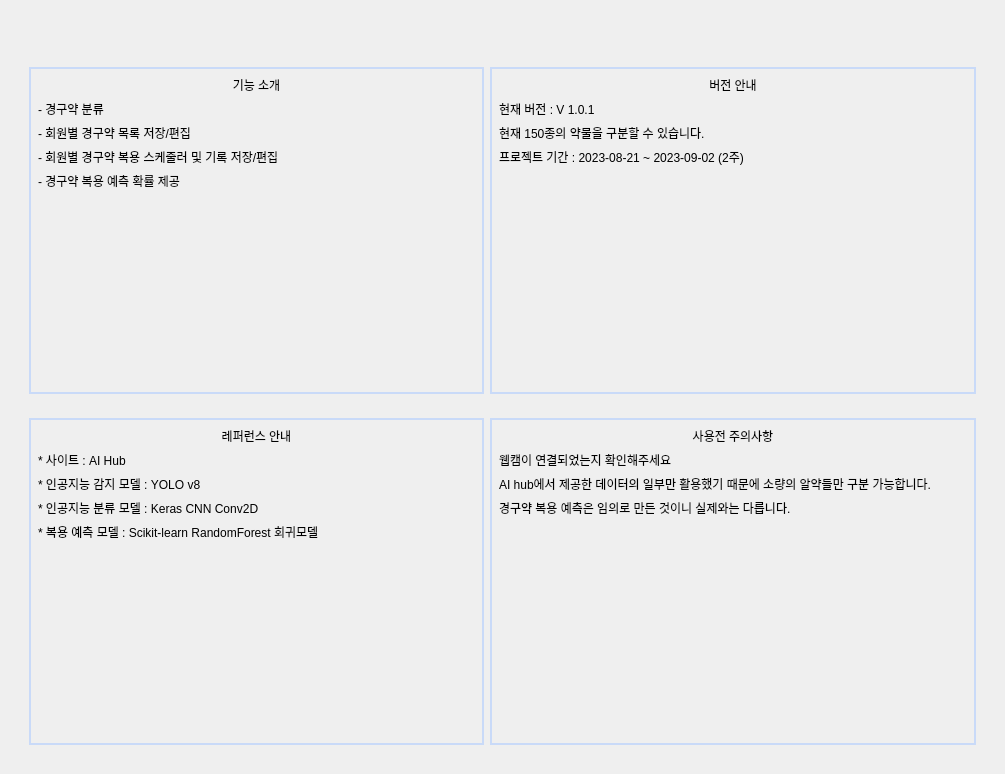
<?xml version="1.0" encoding="UTF-8"?>
<ui version="4.0">
 <class>Form_Home</class>
 <widget class="QWidget" name="Form_Home">
  <property name="geometry">
   <rect>
    <x>0</x>
    <y>0</y>
    <width>1005</width>
    <height>774</height>
   </rect>
  </property>
  <property name="sizePolicy">
   <sizepolicy hsizetype="Fixed" vsizetype="Fixed">
    <horstretch>0</horstretch>
    <verstretch>0</verstretch>
   </sizepolicy>
  </property>
  <property name="windowTitle">
   <string>Form</string>
  </property>
  <property name="styleSheet">
   <string notr="true">#label_camera{
	background-color: #555555;
}
#label_title, #label_title_banner{
	font: bold 16pt &quot;맑은 고딕&quot;;
}

#label_status {
	font: bold 14pt &quot;맑은 고딕&quot;;
}

#label_subtitle_1, #label_subtitle_2, #label_subtitle_3, #label_subtitle_4{
	font: bold 14pt &quot;맑은 고딕&quot;;
}
#widget_subtitle_1, #widget_subtitle_2,#widget_subtitle_3, #widget_subtitle_4{
	border: 2px solid #C9DAF8;
}</string>
  </property>
  <layout class="QVBoxLayout" name="verticalLayout">
   <item>
    <widget class="QWidget" name="widget" native="true">
     <layout class="QVBoxLayout" name="verticalLayout_2">
      <item>
       <widget class="QWidget" name="widget_2" native="true">
        <layout class="QHBoxLayout" name="horizontalLayout_3">
         <item>
          <widget class="QLabel" name="label_17">
           <property name="maximumSize">
            <size>
             <width>934</width>
             <height>350</height>
            </size>
           </property>
           <property name="text">
            <string/>
           </property>
           <property name="pixmap">
            <pixmap resource="../src/my_qrc.qrc">:/image/portrait.jpg</pixmap>
           </property>
           <property name="scaledContents">
            <bool>true</bool>
           </property>
          </widget>
         </item>
        </layout>
       </widget>
      </item>
      <item>
       <widget class="QWidget" name="widget_6" native="true">
        <property name="minimumSize">
         <size>
          <width>0</width>
          <height>150</height>
         </size>
        </property>
        <layout class="QHBoxLayout" name="horizontalLayout">
         <item>
          <widget class="QWidget" name="widget_subtitle_1" native="true">
           <property name="sizePolicy">
            <sizepolicy hsizetype="Expanding" vsizetype="Expanding">
             <horstretch>0</horstretch>
             <verstretch>0</verstretch>
            </sizepolicy>
           </property>
           <property name="minimumSize">
            <size>
             <width>455</width>
             <height>0</height>
            </size>
           </property>
           <property name="maximumSize">
            <size>
             <width>455</width>
             <height>16777215</height>
            </size>
           </property>
           <layout class="QVBoxLayout" name="verticalLayout_3">
            <item>
             <widget class="QLabel" name="label_subtitle_1">
              <property name="text">
               <string>기능 소개</string>
              </property>
              <property name="alignment">
               <set>Qt::AlignCenter</set>
              </property>
             </widget>
            </item>
            <item>
             <widget class="QLabel" name="label_7">
              <property name="text">
               <string>- 경구약 분류</string>
              </property>
             </widget>
            </item>
            <item>
             <widget class="QLabel" name="label_10">
              <property name="text">
               <string>- 회원별 경구약 목록 저장/편집</string>
              </property>
             </widget>
            </item>
            <item>
             <widget class="QLabel" name="label_11">
              <property name="text">
               <string>- 회원별 경구약 복용 스케줄러 및 기록 저장/편집</string>
              </property>
             </widget>
            </item>
            <item>
             <widget class="QLabel" name="label_12">
              <property name="text">
               <string>- 경구약 복용 예측 확률 제공</string>
              </property>
             </widget>
            </item>
            <item>
             <spacer name="verticalSpacer_2">
              <property name="orientation">
               <enum>Qt::Vertical</enum>
              </property>
              <property name="sizeHint" stdset="0">
               <size>
                <width>20</width>
                <height>40</height>
               </size>
              </property>
             </spacer>
            </item>
           </layout>
          </widget>
         </item>
         <item>
          <widget class="QWidget" name="widget_subtitle_2" native="true">
           <property name="sizePolicy">
            <sizepolicy hsizetype="Expanding" vsizetype="Expanding">
             <horstretch>0</horstretch>
             <verstretch>0</verstretch>
            </sizepolicy>
           </property>
           <layout class="QVBoxLayout" name="verticalLayout_4">
            <item>
             <widget class="QLabel" name="label_subtitle_2">
              <property name="text">
               <string>버전 안내</string>
              </property>
              <property name="alignment">
               <set>Qt::AlignCenter</set>
              </property>
             </widget>
            </item>
            <item>
             <widget class="QLabel" name="label">
              <property name="text">
               <string>현재 버전 : V 1.0.1</string>
              </property>
             </widget>
            </item>
            <item>
             <widget class="QLabel" name="label_2">
              <property name="text">
               <string>현재 150종의 약물을 구분할 수 있습니다.</string>
              </property>
             </widget>
            </item>
            <item>
             <widget class="QLabel" name="label_3">
              <property name="text">
               <string>프로젝트 기간 : 2023-08-21 ~ 2023-09-02 (2주)</string>
              </property>
             </widget>
            </item>
            <item>
             <spacer name="verticalSpacer_3">
              <property name="orientation">
               <enum>Qt::Vertical</enum>
              </property>
              <property name="sizeHint" stdset="0">
               <size>
                <width>20</width>
                <height>40</height>
               </size>
              </property>
             </spacer>
            </item>
           </layout>
          </widget>
         </item>
        </layout>
       </widget>
      </item>
      <item>
       <widget class="QWidget" name="widget_7" native="true">
        <property name="minimumSize">
         <size>
          <width>0</width>
          <height>150</height>
         </size>
        </property>
        <layout class="QHBoxLayout" name="horizontalLayout_2">
         <item>
          <widget class="QWidget" name="widget_subtitle_3" native="true">
           <property name="sizePolicy">
            <sizepolicy hsizetype="Expanding" vsizetype="Expanding">
             <horstretch>0</horstretch>
             <verstretch>0</verstretch>
            </sizepolicy>
           </property>
           <property name="minimumSize">
            <size>
             <width>455</width>
             <height>0</height>
            </size>
           </property>
           <property name="maximumSize">
            <size>
             <width>455</width>
             <height>16777215</height>
            </size>
           </property>
           <layout class="QVBoxLayout" name="verticalLayout_5">
            <item>
             <widget class="QLabel" name="label_subtitle_3">
              <property name="text">
               <string>레퍼런스 안내</string>
              </property>
              <property name="alignment">
               <set>Qt::AlignCenter</set>
              </property>
             </widget>
            </item>
            <item>
             <widget class="QLabel" name="label_5">
              <property name="text">
               <string>* 사이트 : AI Hub</string>
              </property>
             </widget>
            </item>
            <item>
             <widget class="QLabel" name="label_8">
              <property name="text">
               <string>* 인공지능 감지 모델 : YOLO v8</string>
              </property>
             </widget>
            </item>
            <item>
             <widget class="QLabel" name="label_9">
              <property name="text">
               <string>* 인공지능 분류 모델 : Keras CNN Conv2D</string>
              </property>
             </widget>
            </item>
            <item>
             <widget class="QLabel" name="label_18">
              <property name="text">
               <string>* 복용 예측 모델 : Scikit-learn RandomForest 회귀모델</string>
              </property>
             </widget>
            </item>
            <item>
             <spacer name="verticalSpacer_4">
              <property name="orientation">
               <enum>Qt::Vertical</enum>
              </property>
              <property name="sizeHint" stdset="0">
               <size>
                <width>20</width>
                <height>40</height>
               </size>
              </property>
             </spacer>
            </item>
           </layout>
          </widget>
         </item>
         <item>
          <widget class="QWidget" name="widget_subtitle_4" native="true">
           <property name="sizePolicy">
            <sizepolicy hsizetype="Expanding" vsizetype="Expanding">
             <horstretch>0</horstretch>
             <verstretch>0</verstretch>
            </sizepolicy>
           </property>
           <layout class="QVBoxLayout" name="verticalLayout_6">
            <item>
             <widget class="QLabel" name="label_subtitle_4">
              <property name="text">
               <string>사용전 주의사항</string>
              </property>
              <property name="alignment">
               <set>Qt::AlignCenter</set>
              </property>
             </widget>
            </item>
            <item>
             <widget class="QLabel" name="label_14">
              <property name="text">
               <string>웹캠이 연결되었는지 확인해주세요</string>
              </property>
             </widget>
            </item>
            <item>
             <widget class="QLabel" name="label_16">
              <property name="text">
               <string>AI hub에서 제공한 데이터의 일부만 활용했기 때문에 소량의 알약들만 구분 가능합니다.</string>
              </property>
             </widget>
            </item>
            <item>
             <widget class="QLabel" name="label_15">
              <property name="text">
               <string>경구약 복용 예측은 임의로 만든 것이니 실제와는 다릅니다.</string>
              </property>
             </widget>
            </item>
            <item>
             <spacer name="verticalSpacer_5">
              <property name="orientation">
               <enum>Qt::Vertical</enum>
              </property>
              <property name="sizeHint" stdset="0">
               <size>
                <width>20</width>
                <height>40</height>
               </size>
              </property>
             </spacer>
            </item>
           </layout>
          </widget>
         </item>
        </layout>
       </widget>
      </item>
     </layout>
    </widget>
   </item>
  </layout>
 </widget>
 <resources>
  <include location="../src/my_qrc.qrc"/>
 </resources>
 <connections/>
</ui>
